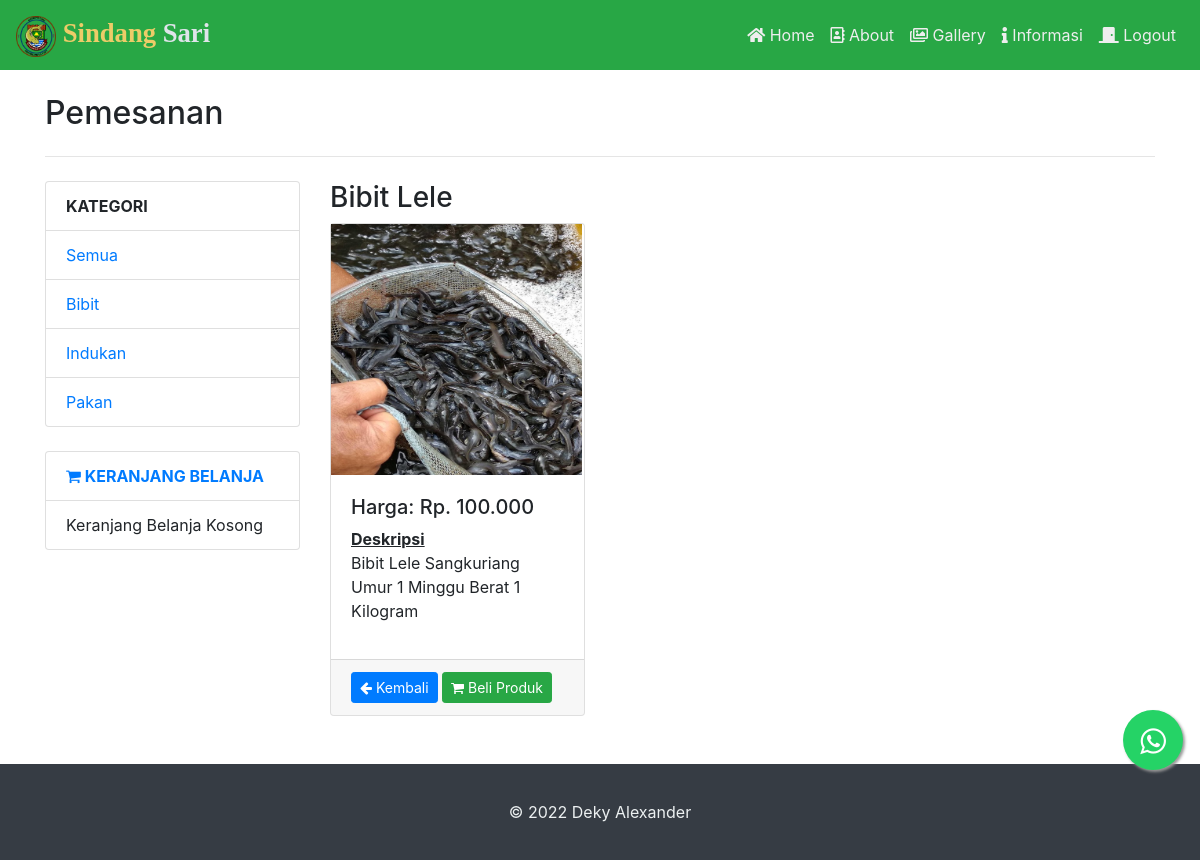
Page /pemesanan/detail_produk/1 on the committed database.
### tables this page shows
CREATE TABLE IF NOT EXISTS `tbl_kategori` (
  `id_kategori` int(11) NOT NULL AUTO_INCREMENT,
  `nama_kategori` varchar(30) DEFAULT NULL,
  PRIMARY KEY (`id_kategori`)
);

CREATE TABLE IF NOT EXISTS `tbl_produk` (
  `id_produk` int(11) NOT NULL AUTO_INCREMENT,
  `nama_produk` varchar(30) DEFAULT NULL,
  `deskripsi` text,
  `harga` varchar(15) DEFAULT NULL,
  `gambar` varchar(50) DEFAULT NULL,
  `kategori` varchar(15) DEFAULT NULL,
  PRIMARY KEY (`id_produk`)
);

### application/controllers/Pemesanan.php (called while the page is built, shortened)
<?php
class Pemesanan extends CI_Controller {
	public function __construct()
	{
		$this->load->library('cart');
		$this->load->model('m_keranjang');
	}
	public function detail_produk()
	{
		$id=($this->uri->segment(3))?$this->uri->segment(3):0;
		$data['kategori'] = $this->m_keranjang->get_kategori_all();
		$data['detail'] = $this->m_keranjang->get_produk_id($id)->row_array();
		$this->load->view('detail_produk',$data);
	}
}

### index.php (called while the page is built, shortened)
<?php
require_once BASEPATH.'core/CodeIgniter.php';

### application/models/m_keranjang.php (called while the page is built, shortened)
<?php
class M_keranjang extends CI_Model {
    public function get_kategori_all()
    {
        $query = $this->db->get('tbl_kategori');
        return $query->result_array();
    }
    public  function get_produk_id($id)
    {
        $this->db->select('tbl_produk.*,nama_kategori');
        $this->db->from('tbl_produk');
        $this->db->join('tbl_kategori', 'kategori=tbl_kategori.id_kategori','left');
        $this->db->where('id_produk',$id);
        return $this->db->get();
    }
}
?>

### application/views/detail_produk.php (the view, shortened to what this page needs)
<!DOCTYPE html>
<html>
<head>
  <link rel="stylesheet" type="text/css" href="<?php echo base_url().'assets';?>/css/bootstrap.css">
  <link rel="stylesheet" type="text/css" href="<?php echo base_url().'assets';?>/css/layoutweb.css">
  <link rel="stylesheet" type="text/css" href="<?php echo base_url().'assets';?>/css/dropdown.css">
  <link rel="stylesheet" type="text/css" href="<?php echo base_url().'assets';?>/css/mediasocial.css">
  <link rel="stylesheet" type="text/css" href="<?php echo base_url().'assets';?>/css/scrool.css">
  <link rel="stylesheet" href="https://maxcdn.bootstrapcdn.com/bootstrap/4.3.1/css/bootstrap.min.css">
  <link rel="stylesheet" href="https://use.fontawesome.com/releases/v5.3.1/css/all.css">
  <link rel="stylesheet" href="https://maxcdn.bootstrapcdn.com/font-awesome/4.5.0/css/font-awesome.min.css">
</head>
<body>
  <div class="wrapper">
    <header>
     <nav class="navbar navbar-expand-sm bg-success circle navbar-hover navbar-dark">
      <a class="navbar-brand" href="#"><img src="<?php echo base_url().'assets';?>/img/logo sangkuriang.png" style="width: 40px;"><strong><span style="color: #eccc68; font-family: Times, Helvetica, sans-serif; font-size: 20pt;"> Sindang </span></strong> <strong><span style="color: #dfe4ea; font-family: Times, Helvetica, sans-serif; font-size: 20pt;"> Sari </span></strong></a>
      <div class="collapse navbar-collapse justify-content-end" id="navbarNav">
        <ul class="navbar-nav">
          <li class="nav-item">
            <a class="nav-link" href="<?php echo site_url('home');?>"><i class="fas fa-home"></i> Home</a>
          </li>
          <li class="nav-item">
            <a class="nav-link" href="<?php echo site_url('about');?>"><i class="far fa-address-book"></i> About</a>
          </li>
          <li class="nav-item">
            <a class="nav-link" href="<?php echo site_url('gallery');?>"><i class="far fa-images"></i> Gallery</a>
          </li>
          <li class="nav-item dropdown dmenu">
            <a class="nav-link dropdown-toggle" href="#" id="navbardrop" data-toggle="dropdown"><i class="fas fa-info"></i> Informasi
            </a>
         </li>
         <li class="nav-item">
          <a class="nav-link" href="<?php echo site_url('login/logout');?>"><i class="fas fa-door-closed"></i> Logout</span></a>
        </li>
      </ul>
    </div>
  </nav>
</header>
<br>
<div class="container">
  <div class="main-wrapper">
    <div class="main">
      <div class="sidebar">
        <h2>Pemesanan</h2>
        <hr class="my-4">
        <div class="row">
          <div class="col-lg-3">
            <div class="list-group">
              <a class="list-group-item"><strong>KATEGORI</strong></a>
              <a href="<?php echo base_url()?>pemesanan/" class="list-group-item">Semua</a>
              <?php
              foreach ($kategori as $row)
              {
                ?>
                <a href="<?php echo base_url()?>pemesanan/<?php echo $row['id_kategori'];?>" class="list-group-item"><?php echo $row['nama_kategori'];?></a>
                <?php
              }
              ?>
            </div><br>
            <div class="list-group">
             <a href="<?php echo base_url()?>pemesanan/tampil_cart/" class="list-group-item"><strong><i class="fa fa-shopping-cart"></i> KERANJANG BELANJA</strong></a>
             <?php
             $cart= $this->cart->contents();
             if(empty($cart)) {
              ?>
              <a class="list-group-item">Keranjang Belanja Kosong</a>
              <?php
            }
            ?>
          </div>
        </div>
        <div class="col-lg-9">
          <h3><?php echo $detail['nama_produk'];?></h3>
          <form method="post" action="<?php echo base_url();?>pemesanan/tambah" method="post" accept-charset="utf-8">
            <div class="row">
              <div class="col-lg-4 col-md-6 mb-4">
                <div class="card">
                  <img class="img-responsive" src="<?php echo base_url() . 'assets/img/'.$detail['gambar']; ?>" width="251px" height="251px"/>
                  <div class="card-body">
                    <h5>Harga: Rp. <?php echo number_format($detail['harga'],0,",",".");?></h5>
                    <p class="card-text">
                      <strong> <u>Deskripsi</u></strong><br>
                      <?php echo $detail['deskripsi'];?></p>
                    </div>
                    <div class="card-footer">
                      <a href="<?php echo base_url();?>pemesanan/" class="btn btn-sm btn-primary"><i class="fa fa-arrow-left"></i> Kembali</a> <button class="btn btn-sm btn-success" type="submit"><i class="fa fa-shopping-cart"></i> Beli Produk</button>
                    </div>
                  </form>
                </div>
              </div>
            </div>
          </div>
        </div>
      </div>
    </div>
<a href="https://api.whatsapp.com/send?phone=6285771229064&text=Hallo!! Kami Admin Website Sindang Sari%0ASilahkan Mengajukan Pertanyaan Mengenai Produk Kami%0ASerta Berdiskusi Terkait Budidaya Lele Sangkuriang." class="float" target="_blank">
  <i class="fa fa-whatsapp my-float"></i>
</a>
<br>
<footer class="footer-wrapper">
  <div class="footer-copyright text-center py-3">
    &copy;  Deky Alexander
  </div>
</footer>
</body>
</html>

### assets/css/layoutweb.css (style rules this page uses)
html, body { height: 100%; width:100%; }
.main-wrapper { width:100%; height:100%; overflow:hidden; flex-grow:1; }
.main { height:100%; margin:0 auto; display:-webkit-box; display:-webkit-flex; display:-ms-flexbox; display:flex; }
.sidebar { -webkit-flex-grow:1; flex-grow:1; width:70%; }
.wrapper { box-sizing: border-box; display: -webkit-box; display: -webkit-flex; display: -ms-flexbox; display: flex; -webkit-box-orient: vertical; -webkit-box-direction: normal; -webkit-flex-direction: column; -ms-flex-direction: column; flex-direction: column; margin: 0 auto; min-height: 100vh; height:100%; }
.footer-wrapper { padding:20px 10px; background:#363c44; margin-top:auto; width:100%; color: #ecf0f1; }

### assets/css/dropdown.css (style rules this page uses)
.dropdown { border-radius:0; border:0; }
.navbar .nav-item .nav-link { color:#eee !important; }
nav.circle ul li a { position: relative; overflow: hidden; z-index: 1; }
nav.circle ul li a:after { display: block; position: absolute; margin: 0; top: 0; bottom: 0; left: 0; right: 0; content: '.'; color: transparent; width: 1px; height: 1px; border-radius: 50%; background: transparent; }

### assets/css/mediasocial.css (style rules this page uses)
.float { position:fixed; width:60px; height:60px; bottom:90px; right:17px; background-color:#25d366; color:#FFF; border-radius:50px; text-align:center; font-size:30px; box-shadow: 2px 2px 3px #999; z-index:100; }
.my-float { margin-top:16px; }

### assets/css/scrool.css (style rules this page uses)
body { background-color:#F2F2F2; font-family:helvetica; }

### rows in the picture
tbl_kategori: nama_kategori "Bibit"
tbl_kategori: nama_kategori "Indukan"
tbl_kategori: nama_kategori "Pakan"
tbl_produk: nama_produk "Bibit Lele", gambar (picture), harga "100.000", deskripsi "Bibit Lele Sangkuriang Umur 1 Minggu Berat 1 Kilogram"
